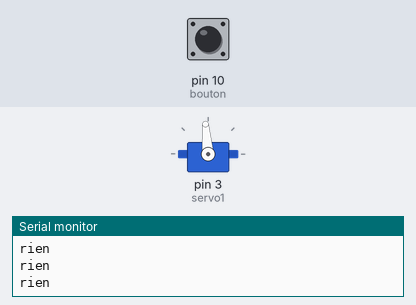
The sketch below on a simulated Arduino Uno, built with avr-gcc and run on an emulated ATmega328P. Shown: servo, the last lines printed to the serial monitor. Inputs (shaded band) come from the test bench; at power-on: pin 10 (bouton) HIGH.

Above: at 1.2 s.
1.3 s: pin 10 (bouton) driven LOW
At 1.6 s:
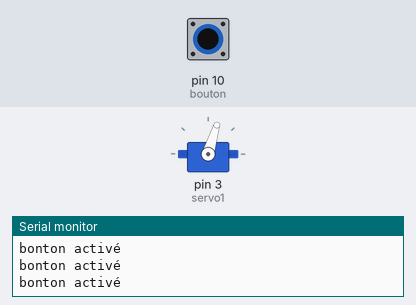
2.8 s: pin 10 (bouton) driven HIGH
5.8 s: pin 10 (bouton) pulsed LOW 5 times (0.12 s each, 0.3 s apart)
Timing chart, 0 to 8.8 s (numbered marks = the images above; inputs shaded):
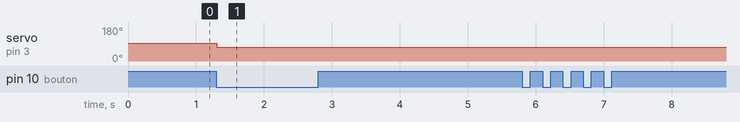

The sketch:

bouton.ino
```cpp
// Programme qui teste le fonctionnement du bouton

const int bouton = 10;
int val = 0;

#include <Servo.h>
// Servomoteur1
Servo servo1;

void setup() {

  Serial.begin(9600);

  pinMode(bouton,INPUT);

  servo1.attach(3);
  servo1.writeMicroseconds(1525); // La roue ne tourne pas

}

void loop() {

  val = digitalRead(bouton);
  if (val == LOW) { // Si on appuie sur le bouton
    servo1.writeMicroseconds(1300); // La roue tourne
    Serial.println("bonton activé");
  }
  else{
    Serial.println("rien");
  }

}
```

Measured:
- after the input at 1.3 s, servo on pin 3 (servo1): 95° → 73° at once
